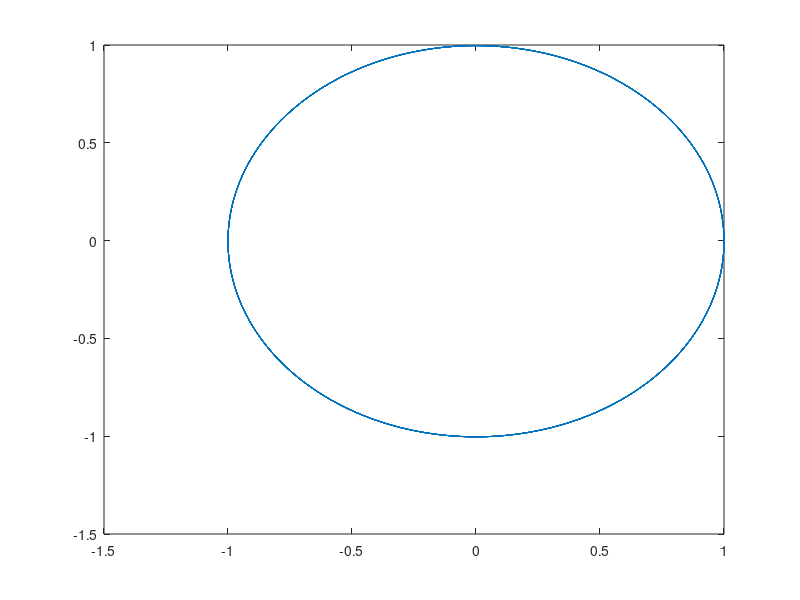

This figure's MATLAB source:
load twosystem.dat;         %  read data 

x_sun = twosystem(:,1);     
y_sun = twosystem(:,2);   

x_earth = twosystem(:,4);    
y_earth = twosystem(:,5);    

plot(x_earth,y_earth,x_sun,y_sun);